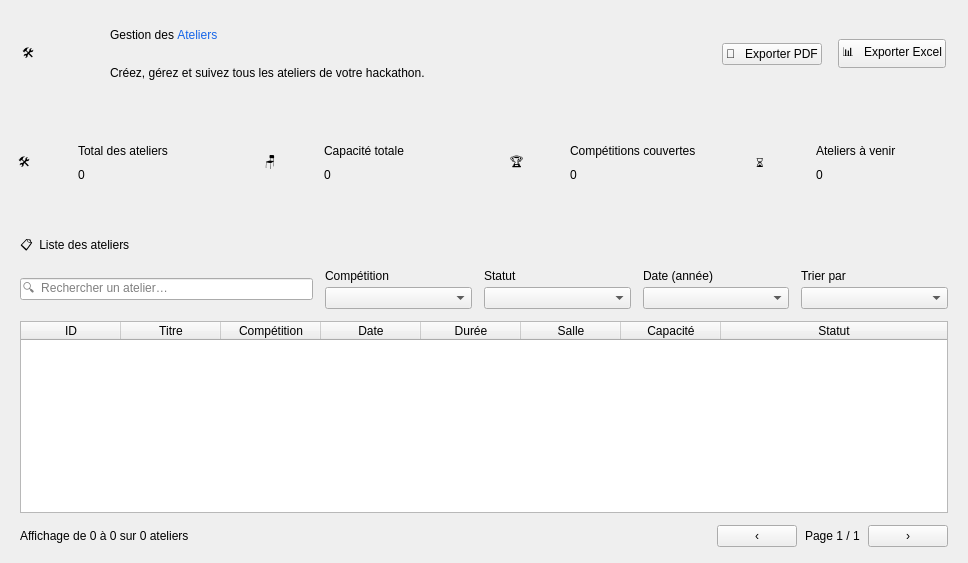
               <widget class="QWidget" name="leftColAtelier">
                <layout class="QVBoxLayout" name="leftLayoutAtelier" stretch="0,0,1">
                 <property name="spacing">
                  <number>16</number>
                 </property>
                 <property name="leftMargin">
                  <number>0</number>
                 </property>
                 <property name="topMargin">
                  <number>0</number>
                 </property>
                 <property name="rightMargin">
                  <number>0</number>
                 </property>
                 <property name="bottomMargin">
                  <number>0</number>
                 </property>
                 <item>
                  <widget class="QFrame" name="cardHeaderAtelier">
                   <layout class="QHBoxLayout" name="headerLayoutAtelier">
                    <property name="spacing">
                     <number>16</number>
                    </property>
                    <property name="leftMargin">
                     <number>22</number>
                    </property>
                    <property name="topMargin">
                     <number>18</number>
                    </property>
                    <property name="rightMargin">
                     <number>22</number>
                    </property>
                    <property name="bottomMargin">
                     <number>18</number>
                    </property>
                    <item>
                     <widget class="QLabel" name="headerIconAtelier">
                      <property name="text">
                       <string>🛠️</string>
                      </property>
                      <property name="minimumSize">
                       <size>
                        <width>72</width>
                        <height>72</height>
                       </size>
                      </property>
                      <property name="maximumSize">
                       <size>
                        <width>72</width>
                        <height>72</height>
                       </size>
                      </property>
                     </widget>
                    </item>
                    <item>
                     <layout class="QVBoxLayout" name="headerTextLayoutAtelier">
                      <property name="spacing">
                       <number>4</number>
                      </property>
                      <property name="leftMargin">
                       <number>0</number>
                      </property>
                      <property name="topMargin">
                       <number>0</number>
                      </property>
                      <property name="rightMargin">
                       <number>0</number>
                      </property>
                      <property name="bottomMargin">
                       <number>0</number>
                      </property>
                      <item>
                       <widget class="QLabel" name="lblTitleAtelier">
                        <property name="text">
                         <string>Gestion des &lt;span style="color:#1665E8"&gt;Ateliers&lt;/span&gt;</string>
                        </property>
                        <property name="textFormat">
                         <enum>Qt::RichText</enum>
                        </property>
                       </widget>
                      </item>
                      <item>
                       <widget class="QLabel" name="lblSubAtelier">
                        <property name="text">
                         <string>Créez, gérez et suivez tous les ateliers de votre hackathon.</string>
                        </property>
                       </widget>
                      </item>
                     </layout>
                    </item>
                    <item>
                     <spacer name="headerSp">
                      <property name="orientation">
                       <enum>Qt::Horizontal</enum>
                      </property>
                      <property name="sizeHint" stdset="0">
                       <size>
                        <width>40</width>
                        <height>20</height>
                       </size>
                      </property>
                     </spacer>
                    </item>
                    <item>
                     <widget class="QPushButton" name="btnExportPdfAtelier">
                      <property name="text">
                       <string>📄   Exporter PDF</string>
                      </property>
                      <property name="toolTip">
                       <string>Exporter la liste filtrée des ateliers en PDF</string>
                      </property>
                     </widget>
                    </item>
                    <item>
                     <widget class="QPushButton" name="btnExportExcelAtelier">
                      <property name="text">
                       <string>📊   Exporter Excel</string>
                      </property>
                      <property name="toolTip">
                       <string>Exporter la liste filtrée des ateliers (CSV ouvrable dans Excel)</string>
                      </property>
                     </widget>
                    </item>
                   </layout>
                  </widget>
                 </item>
                 <item>
                  <widget class="QWidget" name="kpiRowAtelier">
                   <layout class="QHBoxLayout" name="kpiLayoutAtelier" stretch="1,1,1,1">
                    <property name="spacing">
                     <number>16</number>
                    </property>
                    <property name="leftMargin">
                     <number>0</number>
                    </property>
                    <property name="topMargin">
                     <number>0</number>
                    </property>
                    <property name="rightMargin">
                     <number>0</number>
                    </property>
                    <property name="bottomMargin">
                     <number>0</number>
                    </property>
                    <item>
                     <widget class="QFrame" name="cardKpi1Atelier">
                      <layout class="QHBoxLayout" name="kpiCardLayout1Atelier">
                       <property name="spacing">
                        <number>14</number>
                       </property>
                       <property name="leftMargin">
                        <number>18</number>
                       </property>
                       <property name="topMargin">
                        <number>16</number>
                       </property>
                       <property name="rightMargin">
                        <number>18</number>
                       </property>
                       <property name="bottomMargin">
                        <number>16</number>
                       </property>
                       <item>
                        <widget class="QLabel" name="kpiIcon1Atelier">
                         <property name="text">
                          <string>🛠️</string>
                         </property>
                         <property name="minimumSize">
                          <size>
                           <width>46</width>
                           <height>46</height>
                          </size>
                         </property>
                         <property name="maximumSize">
                          <size>
                           <width>46</width>
                           <height>46</height>
                          </size>
                         </property>
                        </widget>
                       </item>
                       <item>
                        <layout class="QVBoxLayout" name="kpiTextLayout1Atelier">
                         <property name="spacing">
                          <number>2</number>
                         </property>
                         <property name="leftMargin">
                          <number>0</number>
                         </property>
                         <property name="topMargin">
                          <number>0</number>
                         </property>
                         <property name="rightMargin">
                          <number>0</number>
                         </property>
                         <property name="bottomMargin">
                          <number>0</number>
                         </property>
                         <item>
                          <widget class="QLabel" name="kpiTitle1Atelier">
                           <property name="text">
                            <string>Total des ateliers</string>
                           </property>
                          </widget>
                         </item>
                         <item>
                          <widget class="QLabel" name="kpiTotalAtelier">
                           <property name="text">
                            <string>0</string>
                           </property>
                          </widget>
                         </item>
                        </layout>
                       </item>
                       <item>
                        <spacer name="kpiSp1">
                         <property name="orientation">
                          <enum>Qt::Horizontal</enum>
                         </property>
                         <property name="sizeHint" stdset="0">
                          <size>
                           <width>40</width>
                           <height>20</height>
                          </size>
                         </property>
                        </spacer>
                       </item>
                      </layout>
                     </widget>
                    </item>
                    <item>
                     <widget class="QFrame" name="cardKpi2Atelier">
                      <layout class="QHBoxLayout" name="kpiCardLayout2Atelier">
                       <property name="spacing">
                        <number>14</number>
                       </property>
                       <property name="leftMargin">
                        <number>18</number>
                       </property>
                       <property name="topMargin">
                        <number>16</number>
                       </property>
                       <property name="rightMargin">
                        <number>18</number>
                       </property>
                       <property name="bottomMargin">
                        <number>16</number>
                       </property>
                       <item>
                        <widget class="QLabel" name="kpiIcon2Atelier">
                         <property name="text">
                          <string>🪑</string>
                         </property>
                         <property name="minimumSize">
                          <size>
                           <width>46</width>
                           <height>46</height>
                          </size>
                         </property>
                         <property name="maximumSize">
                          <size>
                           <width>46</width>
                           <height>46</height>
                          </size>
                         </property>
                        </widget>
                       </item>
                       <item>
                        <layout class="QVBoxLayout" name="kpiTextLayout2Atelier">
                         <property name="spacing">
                          <number>2</number>
                         </property>
                         <property name="leftMargin">
                          <number>0</number>
                         </property>
                         <property name="topMargin">
                          <number>0</number>
                         </property>
                         <property name="rightMargin">
                          <number>0</number>
                         </property>
                         <property name="bottomMargin">
                          <number>0</number>
                         </property>
                         <item>
                          <widget class="QLabel" name="kpiTitle2Atelier">
                           <property name="text">
                            <string>Capacité totale</string>
                           </property>
                          </widget>
                         </item>
                         <item>
                          <widget class="QLabel" name="kpiCapacite">
                           <property name="text">
                            <string>0</string>
                           </property>
                          </widget>
                         </item>
                        </layout>
                       </item>
                       <item>
                        <spacer name="kpiSp2">
                         <property name="orientation">
                          <enum>Qt::Horizontal</enum>
                         </property>
                         <property name="sizeHint" stdset="0">
                          <size>
                           <width>40</width>
                           <height>20</height>
                          </size>
                         </property>
                        </spacer>
                       </item>
                      </layout>
                     </widget>
                    </item>
                    <item>
                     <widget class="QFrame" name="cardKpi3Atelier">
                      <layout class="QHBoxLayout" name="kpiCardLayout3Atelier">
                       <property name="spacing">
                        <number>14</number>
                       </property>
                       <property name="leftMargin">
                        <number>18</number>
                       </property>
                       <property name="topMargin">
                        <number>16</number>
                       </property>
                       <property name="rightMargin">
                        <number>18</number>
                       </property>
                       <property name="bottomMargin">
                        <number>16</number>
                       </property>
                       <item>
                        <widget class="QLabel" name="kpiIcon3Atelier">
                         <property name="text">
                          <string>🏆</string>
                         </property>
                         <property name="minimumSize">
                          <size>
                           <width>46</width>
                           <height>46</height>
                          </size>
                         </property>
                         <property name="maximumSize">
                          <size>
                           <width>46</width>
                           <height>46</height>
                          </size>
                         </property>
                        </widget>
                       </item>
                       <item>
                        <layout class="QVBoxLayout" name="kpiTextLayout3Atelier">
                         <property name="spacing">
                          <number>2</number>
                         </property>
                         <property name="leftMargin">
                          <number>0</number>
                         </property>
                         <property name="topMargin">
                          <number>0</number>
                         </property>
                         <property name="rightMargin">
                          <number>0</number>
                         </property>
                         <property name="bottomMargin">
                          <number>0</number>
                         </property>
                         <item>
                          <widget class="QLabel" name="kpiTitle3Atelier">
                           <property name="text">
                            <string>Compétitions couvertes</string>
                           </property>
                          </widget>
                         </item>
                         <item>
                          <widget class="QLabel" name="kpiComps">
                           <property name="text">
                            <string>0</string>
                           </property>
                          </widget>
                         </item>
                        </layout>
                       </item>
                       <item>
                        <spacer name="kpiSp3">
                         <property name="orientation">
                          <enum>Qt::Horizontal</enum>
                         </property>
                         <property name="sizeHint" stdset="0">
                          <size>
                           <width>40</width>
                           <height>20</height>
                          </size>
                         </property>
                        </spacer>
                       </item>
                      </layout>
                     </widget>
                    </item>
                    <item>
                     <widget class="QFrame" name="cardKpi4Atelier">
                      <layout class="QHBoxLayout" name="kpiCardLayout4Atelier">
                       <property name="spacing">
                        <number>14</number>
                       </property>
                       <property name="leftMargin">
                        <number>18</number>
                       </property>
                       <property name="topMargin">
                        <number>16</number>
                       </property>
                       <property name="rightMargin">
                        <number>18</number>
                       </property>
                       <property name="bottomMargin">
                        <number>16</number>
                       </property>
                       <item>
                        <widget class="QLabel" name="kpiIcon4Atelier">
                         <property name="text">
                          <string>⏳</string>
                         </property>
                         <property name="minimumSize">
                          <size>
                           <width>46</width>
                           <height>46</height>
                          </size>
                         </property>
                         <property name="maximumSize">
                          <size>
                           <width>46</width>
                           <height>46</height>
                          </size>
                         </property>
                        </widget>
                       </item>
                       <item>
                        <layout class="QVBoxLayout" name="kpiTextLayout4Atelier">
                         <property name="spacing">
                          <number>2</number>
                         </property>
                         <property name="leftMargin">
                          <number>0</number>
                         </property>
                         <property name="topMargin">
                          <number>0</number>
                         </property>
                         <property name="rightMargin">
                          <number>0</number>
                         </property>
                         <property name="bottomMargin">
                          <number>0</number>
                         </property>
                         <item>
                          <widget class="QLabel" name="kpiTitle4Atelier">
                           <property name="text">
                            <string>Ateliers à venir</string>
                           </property>
                          </widget>
                         </item>
                         <item>
                          <widget class="QLabel" name="kpiAvenir">
                           <property name="text">
                            <string>0</string>
                           </property>
                          </widget>
                         </item>
                        </layout>
                       </item>
                       <item>
                        <spacer name="kpiSp4">
                         <property name="orientation">
                          <enum>Qt::Horizontal</enum>
                         </property>
                         <property name="sizeHint" stdset="0">
                          <size>
                           <width>40</width>
                           <height>20</height>
                          </size>
                         </property>
                        </spacer>
                       </item>
                      </layout>
                     </widget>
                    </item>
                   </layout>
                  </widget>
                 </item>
                 <item>
                  <widget class="QFrame" name="cardListAtelier">
                   <layout class="QVBoxLayout" name="listLayoutAtelier" stretch="0,0,1,0">
                    <property name="spacing">
                     <number>12</number>
                    </property>
                    <property name="leftMargin">
                     <number>20</number>
                    </property>
                    <property name="topMargin">
                     <number>18</number>
                    </property>
                    <property name="rightMargin">
                     <number>20</number>
                    </property>
                    <property name="bottomMargin">
                     <number>16</number>
                    </property>
                    <item>
                     <widget class="QLabel" name="lblListAtelier">
                      <property name="text">
                       <string>📋  Liste des ateliers</string>
                      </property>
                     </widget>
                    </item>
                    <item>
                     <layout class="QHBoxLayout" name="filterLayoutAtelier" stretch="2,1,1,1,1">
                      <property name="spacing">
                       <number>12</number>
                      </property>
                      <property name="leftMargin">
                       <number>0</number>
                      </property>
                      <property name="topMargin">
                       <number>0</number>
                      </property>
                      <property name="rightMargin">
                       <number>0</number>
                      </property>
                      <property name="bottomMargin">
                       <number>0</number>
                      </property>
                      <item>
                       <widget class="QLineEdit" name="searchAtelier">
                        <property name="placeholderText">
                         <string>🔍  Rechercher un atelier…</string>
                        </property>
                        <property name="minimumSize">
                         <size>
                          <width>260</width>
                          <height>0</height>
                         </size>
                        </property>
                       </widget>
                      </item>
                      <item>
                       <layout class="QVBoxLayout" name="fCompLayout">
                        <property name="spacing">
                         <number>4</number>
                        </property>
                        <property name="leftMargin">
                         <number>0</number>
                        </property>
                        <property name="topMargin">
                         <number>0</number>
                        </property>
                        <property name="rightMargin">
                         <number>0</number>
                        </property>
                        <property name="bottomMargin">
                         <number>0</number>
                        </property>
                        <item>
                         <widget class="QLabel" name="fCompLabel">
                          <property name="text">
                           <string>Compétition</string>
                          </property>
                         </widget>
                        </item>
                        <item>
                         <widget class="QComboBox" name="fCompetition" />
                        </item>
                       </layout>
                      </item>
                      <item>
                       <layout class="QVBoxLayout" name="fStatutLayoutAtelier">
                        <property name="spacing">
                         <number>4</number>
                        </property>
                        <property name="leftMargin">
                         <number>0</number>
                        </property>
                        <property name="topMargin">
                         <number>0</number>
                        </property>
                        <property name="rightMargin">
                         <number>0</number>
                        </property>
                        <property name="bottomMargin">
                         <number>0</number>
                        </property>
                        <item>
                         <widget class="QLabel" name="fStatutLabelAtelier">
                          <property name="text">
                           <string>Statut</string>
                          </property>
                         </widget>
                        </item>
                        <item>
                         <widget class="QComboBox" name="fStatutAtelier" />
                        </item>
                       </layout>
                      </item>
                      <item>
                       <layout class="QVBoxLayout" name="fDateLayoutAtelier">
                        <property name="spacing">
                         <number>4</number>
                        </property>
                        <property name="leftMargin">
                         <number>0</number>
                        </property>
                        <property name="topMargin">
                         <number>0</number>
                        </property>
                        <property name="rightMargin">
                         <number>0</number>
                        </property>
                        <property name="bottomMargin">
                         <number>0</number>
                        </property>
                        <item>
                         <widget class="QLabel" name="fDateLabelAtelier">
                          <property name="text">
                           <string>Date (année)</string>
                          </property>
                         </widget>
                        </item>
                        <item>
                         <widget class="QComboBox" name="fDateAtelier" />
                        </item>
                       </layout>
                      </item>
                      <item>
                       <layout class="QVBoxLayout" name="fSortLayoutAtelier">
                        <property name="spacing">
                         <number>4</number>
                        </property>
                        <property name="leftMargin">
                         <number>0</number>
                        </property>
                        <property name="topMargin">
                         <number>0</number>
                        </property>
                        <property name="rightMargin">
                         <number>0</number>
                        </property>
                        <property name="bottomMargin">
                         <number>0</number>
                        </property>
                        <item>
                         <widget class="QLabel" name="fSortLabelAtelier">
                          <property name="text">
                           <string>Trier par</string>
                          </property>
                         </widget>
                        </item>
                        <item>
                         <widget class="QComboBox" name="fSortAtelier" />
                        </item>
                       </layout>
                      </item>
                     </layout>
                    </item>
                    <item>
                     <widget class="QTableWidget" name="tableAtelier">
                      <property name="editTriggers">
                       <set>QAbstractItemView::NoEditTriggers</set>
                      </property>
                      <property name="alternatingRowColors">
                       <bool>true</bool>
                      </property>
                      <property name="selectionMode">
                       <enum>QAbstractItemView::SingleSelection</enum>
                      </property>
                      <property name="selectionBehavior">
                       <enum>QAbstractItemView::SelectRows</enum>
                      </property>
                      <property name="showGrid">
                       <bool>false</bool>
                      </property>
                      <attribute name="verticalHeaderVisible">
                       <bool>false</bool>
                      </attribute>
                      <attribute name="verticalHeaderDefaultSectionSize">
                       <number>50</number>
                      </attribute>
                      <attribute name="horizontalHeaderStretchLastSection">
                       <bool>true</bool>
                      </attribute>
                      <column>
                       <property name="text">
                        <string>ID</string>
                       </property>
                      </column>
                      <column>
                       <property name="text">
                        <string>Titre</string>
                       </property>
                      </column>
                      <column>
                       <property name="text">
                        <string>Compétition</string>
                       </property>
                      </column>
                      <column>
                       <property name="text">
                        <string>Date</string>
                       </property>
                      </column>
                      <column>
                       <property name="text">
                        <string>Durée</string>
                       </property>
                      </column>
                      <column>
                       <property name="text">
                        <string>Salle</string>
                       </property>
                      </column>
                      <column>
                       <property name="text">
                        <string>Capacité</string>
                       </property>
                      </column>
                      <column>
                       <property name="text">
                        <string>Statut</string>
                       </property>
                      </column>
                     </widget>
                    </item>
                    <item>
                     <layout class="QHBoxLayout" name="listBottomLayoutAtelier">
                      <item>
                       <widget class="QLabel" name="footerAtelier">
                        <property name="text">
                         <string>Affichage de 0 à 0 sur 0 ateliers</string>
                        </property>
                       </widget>
                      </item>
                      <item>
                       <spacer name="listBottomSpacerAtelier">
                        <property name="orientation">
                         <enum>Qt::Horizontal</enum>
                        </property>
                        <property name="sizeHint" stdset="0">
                         <size>
                          <width>40</width>
                          <height>20</height>
                         </size>
                        </property>
                       </spacer>
                      </item>
                      <item>
                       <widget class="QWidget" name="pagerBoxAtelier">
                        <layout class="QHBoxLayout" name="pagerLayoutAtelier">
                         <property name="spacing">
                          <number>8</number>
                         </property>
                         <property name="leftMargin">
                          <number>0</number>
                         </property>
                         <property name="topMargin">
                          <number>0</number>
                         </property>
                         <property name="rightMargin">
                          <number>0</number>
                         </property>
                         <property name="bottomMargin">
                          <number>0</number>
                         </property>
                         <item>
                          <widget class="QPushButton" name="btnPrevAtelier">
                           <property name="text">
                            <string>‹</string>
                           </property>
                          </widget>
                         </item>
                         <item>
                          <widget class="QLabel" name="lblPage">
                           <property name="text">
                            <string>Page 1 / 1</string>
                           </property>
                          </widget>
                         </item>
                         <item>
                          <widget class="QPushButton" name="btnNextAtelier">
                           <property name="text">
                            <string>›</string>
                           </property>
                          </widget>
                         </item>
                        </layout>
                       </widget>
                      </item>
                     </layout>
                    </item>
                   </layout>
                  </widget>
                 </item>
                </layout>
               </widget>
